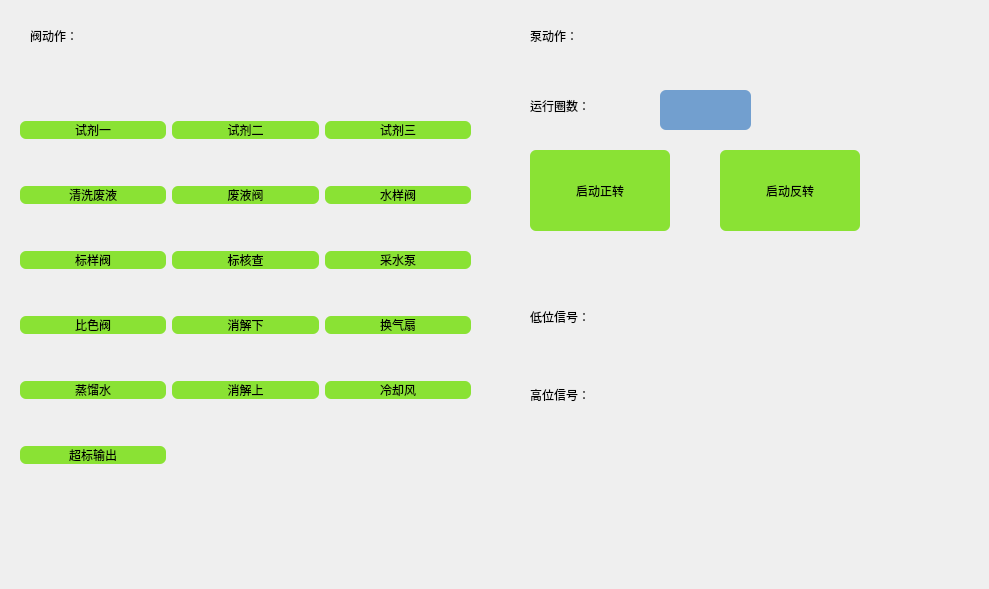
     <widget class="QWidget" name="page_7">
      <widget class="QLabel" name="label">
       <property name="geometry">
        <rect>
         <x>30</x>
         <y>20</y>
         <width>111</width>
         <height>32</height>
        </rect>
       </property>
       <property name="styleSheet">
        <string notr="true">background: transparent;</string>
       </property>
       <property name="text">
        <string>阀动作：</string>
       </property>
      </widget>
      <widget class="QLabel" name="label_2">
       <property name="geometry">
        <rect>
         <x>530</x>
         <y>20</y>
         <width>129</width>
         <height>32</height>
        </rect>
       </property>
       <property name="styleSheet">
        <string notr="true">background: transparent;</string>
       </property>
       <property name="text">
        <string>泵动作：</string>
       </property>
      </widget>
      <widget class="QLabel" name="label_3">
       <property name="geometry">
        <rect>
         <x>530</x>
         <y>90</y>
         <width>129</width>
         <height>32</height>
        </rect>
       </property>
       <property name="styleSheet">
        <string notr="true">background: transparent;</string>
       </property>
       <property name="text">
        <string>运行圈数：</string>
       </property>
      </widget>
      <widget class="QPushButton" name="pushButton_23">
       <property name="geometry">
        <rect>
         <x>530</x>
         <y>150</y>
         <width>140</width>
         <height>81</height>
        </rect>
       </property>
       <property name="styleSheet">
        <string notr="true">QPushButton {
	background: rgb(138, 226, 52);
	color: rgb(0, 0, 0);
border-radius: 6px
}
QPushButton:pressed {
	background: rgb(78, 154, 6);
    padding-top: 11px;
    padding-bottom: 9px;
}</string>
       </property>
       <property name="text">
        <string>启动正转</string>
       </property>
      </widget>
      <widget class="QPushButton" name="pushButton_24">
       <property name="geometry">
        <rect>
         <x>720</x>
         <y>150</y>
         <width>140</width>
         <height>81</height>
        </rect>
       </property>
       <property name="styleSheet">
        <string notr="true">QPushButton {
	background: rgb(138, 226, 52);
	color: rgb(0, 0, 0);
border-radius: 6px
}
QPushButton:pressed {
	background: rgb(78, 154, 6);
    padding-top: 11px;
    padding-bottom: 9px;
}</string>
       </property>
       <property name="text">
        <string>启动反转</string>
       </property>
      </widget>
      <widget class="QLineEdit" name="lineEdit_6">
       <property name="geometry">
        <rect>
         <x>660</x>
         <y>90</y>
         <width>91</width>
         <height>40</height>
        </rect>
       </property>
       <property name="styleSheet">
        <string notr="true">background: rgb(114, 159, 207);
color: rgb(239, 41, 41);
border-radius: 6px; </string>
       </property>
      </widget>
      <widget class="QWidget" name="widget_10" native="true">
       <property name="geometry">
        <rect>
         <x>680</x>
         <y>260</y>
         <width>300</width>
         <height>320</height>
        </rect>
       </property>
       <property name="styleSheet">
        <string notr="true">background: transparent;</string>
       </property>
      </widget>
      <widget class="QWidget" name="layoutWidget">
       <property name="geometry">
        <rect>
         <x>20</x>
         <y>80</y>
         <width>451</width>
         <height>431</height>
        </rect>
       </property>
       <layout class="QGridLayout" name="gridLayout_3">
        <item row="0" column="0">
         <widget class="QPushButton" name="pushButton_7">
          <property name="styleSheet">
           <string notr="true">QPushButton {
	background: rgb(138, 226, 52);
	color: rgb(0, 0, 0);
border-radius: 6px
}
QPushButton:pressed {
	background: rgb(78, 154, 6);
    padding-top: 11px;
    padding-bottom: 9px;
}</string>
          </property>
          <property name="text">
           <string>试剂一</string>
          </property>
         </widget>
        </item>
        <item row="0" column="1">
         <widget class="QPushButton" name="pushButton_8">
          <property name="styleSheet">
           <string notr="true">QPushButton {
	background: rgb(138, 226, 52);
	color: rgb(0, 0, 0);
border-radius: 6px
}
QPushButton:pressed {
	background: rgb(78, 154, 6);
    padding-top: 11px;
    padding-bottom: 9px;
}</string>
          </property>
          <property name="text">
           <string>试剂二</string>
          </property>
         </widget>
        </item>
        <item row="0" column="2">
         <widget class="QPushButton" name="pushButton_9">
          <property name="styleSheet">
           <string notr="true">QPushButton {
	background: rgb(138, 226, 52);
	color: rgb(0, 0, 0);
border-radius: 6px
}
QPushButton:pressed {
	background: rgb(78, 154, 6);
    padding-top: 11px;
    padding-bottom: 9px;
}</string>
          </property>
          <property name="text">
           <string>试剂三</string>
          </property>
         </widget>
        </item>
        <item row="1" column="0">
         <widget class="QPushButton" name="pushButton_10">
          <property name="styleSheet">
           <string notr="true">QPushButton {
	background: rgb(138, 226, 52);
	color: rgb(0, 0, 0);
border-radius: 6px
}
QPushButton:pressed {
	background: rgb(78, 154, 6);
    padding-top: 11px;
    padding-bottom: 9px;
}</string>
          </property>
          <property name="text">
           <string>清洗废液</string>
          </property>
         </widget>
        </item>
        <item row="1" column="1">
         <widget class="QPushButton" name="pushButton_11">
          <property name="styleSheet">
           <string notr="true">QPushButton {
	background: rgb(138, 226, 52);
	color: rgb(0, 0, 0);
border-radius: 6px
}
QPushButton:pressed {
	background: rgb(78, 154, 6);
    padding-top: 11px;
    padding-bottom: 9px;
}</string>
          </property>
          <property name="text">
           <string>废液阀</string>
          </property>
         </widget>
        </item>
        <item row="1" column="2">
         <widget class="QPushButton" name="pushButton_12">
          <property name="styleSheet">
           <string notr="true">QPushButton {
	background: rgb(138, 226, 52);
	color: rgb(0, 0, 0);
border-radius: 6px
}
QPushButton:pressed {
	background: rgb(78, 154, 6);
    padding-top: 11px;
    padding-bottom: 9px;
}</string>
          </property>
          <property name="text">
           <string>水样阀</string>
          </property>
         </widget>
        </item>
        <item row="2" column="0">
         <widget class="QPushButton" name="pushButton_13">
          <property name="styleSheet">
           <string notr="true">QPushButton {
	background: rgb(138, 226, 52);
	color: rgb(0, 0, 0);
border-radius: 6px
}
QPushButton:pressed {
	background: rgb(78, 154, 6);
    padding-top: 11px;
    padding-bottom: 9px;
}</string>
          </property>
          <property name="text">
           <string>标样阀</string>
          </property>
         </widget>
        </item>
        <item row="2" column="1">
         <widget class="QPushButton" name="pushButton_14">
          <property name="styleSheet">
           <string notr="true">QPushButton {
	background: rgb(138, 226, 52);
	color: rgb(0, 0, 0);
border-radius: 6px
}
QPushButton:pressed {
	background: rgb(78, 154, 6);
    padding-top: 11px;
    padding-bottom: 9px;
}</string>
          </property>
          <property name="text">
           <string>标核查</string>
          </property>
         </widget>
        </item>
        <item row="2" column="2">
         <widget class="QPushButton" name="pushButton_15">
          <property name="styleSheet">
           <string notr="true">QPushButton {
	background: rgb(138, 226, 52);
	color: rgb(0, 0, 0);
border-radius: 6px
}
QPushButton:pressed {
	background: rgb(78, 154, 6);
    padding-top: 11px;
    padding-bottom: 9px;
}</string>
          </property>
          <property name="text">
           <string>采水泵</string>
          </property>
         </widget>
        </item>
        <item row="3" column="0">
         <widget class="QPushButton" name="pushButton_16">
          <property name="styleSheet">
           <string notr="true">QPushButton {
	background: rgb(138, 226, 52);
	color: rgb(0, 0, 0);
border-radius: 6px
}
QPushButton:pressed {
	background: rgb(78, 154, 6);
    padding-top: 11px;
    padding-bottom: 9px;
}</string>
          </property>
          <property name="text">
           <string>比色阀</string>
          </property>
         </widget>
        </item>
        <item row="3" column="1">
         <widget class="QPushButton" name="pushButton_17">
          <property name="styleSheet">
           <string notr="true">QPushButton {
	background: rgb(138, 226, 52);
	color: rgb(0, 0, 0);
border-radius: 6px
}
QPushButton:pressed {
	background: rgb(78, 154, 6);
    padding-top: 11px;
    padding-bottom: 9px;
}</string>
          </property>
          <property name="text">
           <string>消解下</string>
          </property>
         </widget>
        </item>
        <item row="3" column="2">
         <widget class="QPushButton" name="pushButton_18">
          <property name="styleSheet">
           <string notr="true">QPushButton {
	background: rgb(138, 226, 52);
	color: rgb(0, 0, 0);
border-radius: 6px
}
QPushButton:pressed {
	background: rgb(78, 154, 6);
    padding-top: 11px;
    padding-bottom: 9px;
}</string>
          </property>
          <property name="text">
           <string>换气扇</string>
          </property>
         </widget>
        </item>
        <item row="4" column="0">
         <widget class="QPushButton" name="pushButton_19">
          <property name="styleSheet">
           <string notr="true">QPushButton {
	background: rgb(138, 226, 52);
	color: rgb(0, 0, 0);
border-radius: 6px
}
QPushButton:pressed {
	background: rgb(78, 154, 6);
    padding-top: 11px;
    padding-bottom: 9px;
}</string>
          </property>
          <property name="text">
           <string>蒸馏水</string>
          </property>
         </widget>
        </item>
        <item row="4" column="1">
         <widget class="QPushButton" name="pushButton_20">
          <property name="styleSheet">
           <string notr="true">QPushButton {
	background: rgb(138, 226, 52);
	color: rgb(0, 0, 0);
border-radius: 6px
}
QPushButton:pressed {
	background: rgb(78, 154, 6);
    padding-top: 11px;
    padding-bottom: 9px;
}</string>
          </property>
          <property name="text">
           <string>消解上</string>
          </property>
         </widget>
        </item>
        <item row="4" column="2">
         <widget class="QPushButton" name="pushButton_21">
          <property name="styleSheet">
           <string notr="true">QPushButton {
	background: rgb(138, 226, 52);
	color: rgb(0, 0, 0);
border-radius: 6px
}
QPushButton:pressed {
	background: rgb(78, 154, 6);
    padding-top: 11px;
    padding-bottom: 9px;
}</string>
          </property>
          <property name="text">
           <string>冷却风</string>
          </property>
         </widget>
        </item>
        <item row="5" column="0">
         <widget class="QPushButton" name="pushButton_22">
          <property name="styleSheet">
           <string notr="true">QPushButton {
	background: rgb(138, 226, 52);
	color: rgb(0, 0, 0);
border-radius: 6px
}
QPushButton:pressed {
	background: rgb(78, 154, 6);
    padding-top: 11px;
    padding-bottom: 9px;
}</string>
          </property>
          <property name="text">
           <string>超标输出</string>
          </property>
         </widget>
        </item>
       </layout>
      </widget>
      <widget class="QWidget" name="layoutWidget">
       <property name="geometry">
        <rect>
         <x>530</x>
         <y>280</y>
         <width>331</width>
         <height>151</height>
        </rect>
       </property>
       <layout class="QGridLayout" name="gridLayout_4">
        <item row="0" column="0">
         <widget class="QLabel" name="label_4">
          <property name="styleSheet">
           <string notr="true">background: transparent;</string>
          </property>
          <property name="text">
           <string>低位信号：</string>
          </property>
         </widget>
        </item>
        <item row="0" column="1">
         <widget class="QLabel" name="label_44">
          <property name="styleSheet">
           <string notr="true">QLabel {
    color:red；
    background: transparent;
}</string>
          </property>
          <property name="text">
           <string/>
          </property>
         </widget>
        </item>
        <item row="1" column="0">
         <widget class="QLabel" name="label_5">
          <property name="styleSheet">
           <string notr="true">background: transparent;</string>
          </property>
          <property name="text">
           <string>高位信号：</string>
          </property>
         </widget>
        </item>
        <item row="1" column="1">
         <widget class="QLabel" name="label_45">
          <property name="styleSheet">
           <string notr="true">QLabel {
    color:red；
    background: transparent;
}</string>
          </property>
          <property name="text">
           <string/>
          </property>
         </widget>
        </item>
       </layout>
      </widget>
      <zorder>layoutWidget</zorder>
      <zorder>layoutWidget</zorder>
      <zorder>widget_10</zorder>
      <zorder>label</zorder>
      <zorder>label_2</zorder>
      <zorder>label_3</zorder>
      <zorder>pushButton_23</zorder>
      <zorder>pushButton_24</zorder>
      <zorder>lineEdit_6</zorder>
     </widget>
